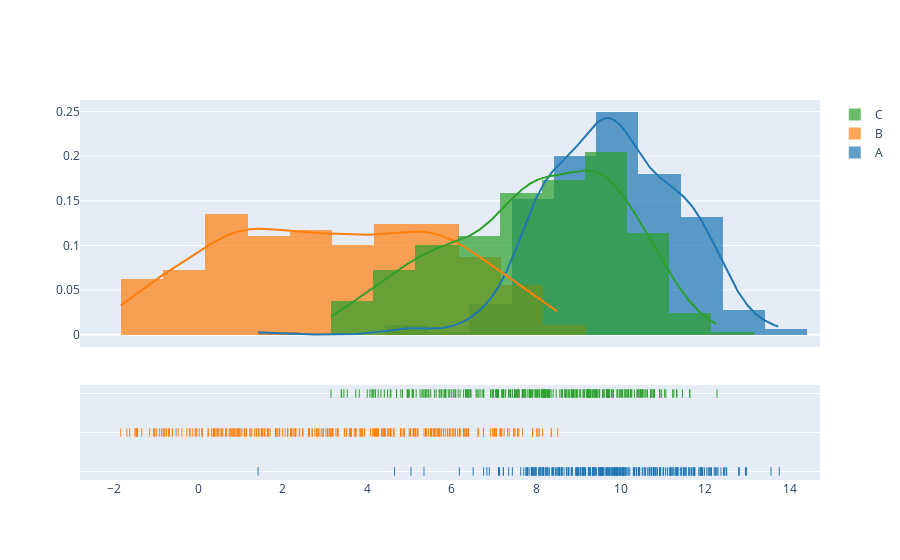

This figure's notebook cell:
### Code cell
import plotly.figure_factory as ff
fig6= ff.create_distplot(hist_data=data,group_labels=['A','B','C'])
fig6.show()

### Figure 1 — Plotly figure (JSON) as saved in the notebook; plotly's stock layout.template omitted (floating-point values rounded to 4 significant figures; data arrays with more than 128 entries replaced by an {"elided": "..."} marker saying what was removed)
{"data": [{"autobinx": false, "histnorm": "probability density", "legendgroup": "A", "marker": {"color": "rgb(31, 119, 180)"}, "name": "A", "opacity": 0.7, "type": "histogram", "x": {"elided": "289 float values"}, "xaxis": "x", "xbins": {"end": 13.75, "size": 1, "start": 1.416}, "yaxis": "y"}, {"autobinx": false, "histnorm": "probability density", "legendgroup": "B", "marker": {"color": "rgb(255, 127, 14)"}, "name": "B", "opacity": 0.7, "type": "histogram", "x": {"elided": "289 float values"}, "xaxis": "x", "xbins": {"end": 8.506, "size": 1, "start": -1.834}, "yaxis": "y"}, {"autobinx": false, "histnorm": "probability density", "legendgroup": "C", "marker": {"color": "rgb(44, 160, 44)"}, "name": "C", "opacity": 0.7, "type": "histogram", "x": {"elided": "289 float values"}, "xaxis": "x", "xbins": {"end": 12.28, "size": 1, "start": 3.14}, "yaxis": "y"}, {"legendgroup": "A", "marker": {"color": "rgb(31, 119, 180)"}, "mode": "lines", "name": "A", "showlegend": false, "type": "scatter", "x": {"elided": "500 float values"}, "xaxis": "x", "y": {"elided": "500 float values"}, "yaxis": "y"}, {"legendgroup": "B", "marker": {"color": "rgb(255, 127, 14)"}, "mode": "lines", "name": "B", "showlegend": false, "type": "scatter", "x": {"elided": "500 float values"}, "xaxis": "x", "y": {"elided": "500 float values"}, "yaxis": "y"}, {"legendgroup": "C", "marker": {"color": "rgb(44, 160, 44)"}, "mode": "lines", "name": "C", "showlegend": false, "type": "scatter", "x": {"elided": "500 float values"}, "xaxis": "x", "y": {"elided": "500 float values"}, "yaxis": "y"}, {"legendgroup": "A", "marker": {"color": "rgb(31, 119, 180)", "symbol": "line-ns-open"}, "mode": "markers", "name": "A", "showlegend": false, "type": "scatter", "x": {"elided": "289 float values"}, "xaxis": "x", "y": {"elided": "289 str values"}, "yaxis": "y2"}, {"legendgroup": "B", "marker": {"color": "rgb(255, 127, 14)", "symbol": "line-ns-open"}, "mode": "markers", "name": "B", "showlegend": false, "type": "scatter", "x": {"elided": "289 float values"}, "xaxis": "x", "y": {"elided": "289 str values"}, "yaxis": "y2"}, {"legendgroup": "C", "marker": {"color": "rgb(44, 160, 44)", "symbol": "line-ns-open"}, "mode": "markers", "name": "C", "showlegend": false, "type": "scatter", "x": {"elided": "289 float values"}, "xaxis": "x", "y": {"elided": "289 str values"}, "yaxis": "y2"}], "layout": {"barmode": "overlay", "hovermode": "closest", "legend": {"traceorder": "reversed"}, "xaxis": {"anchor": "y2", "domain": [0, 1], "zeroline": false}, "yaxis": {"anchor": "free", "domain": [0.35, 1], "position": 0}, "yaxis2": {"anchor": "x", "domain": [0, 0.25], "dtick": 1, "showticklabels": false}}}
